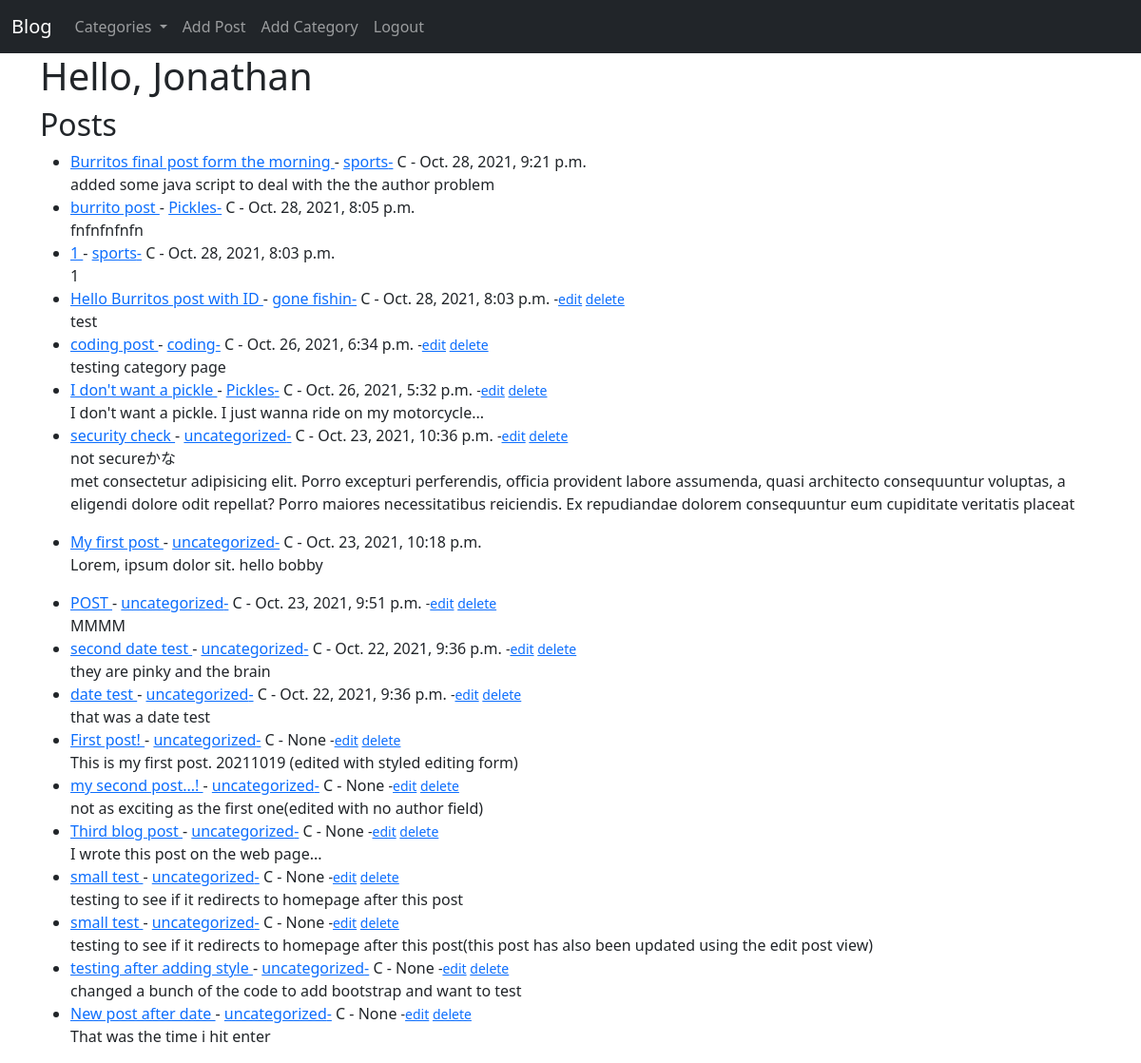
The app's page / (signed in) with its own data.
### theblog/models.py (models this page shows, shortened)
class Post(models.Model):
    title = models.CharField(max_length=255)
    title_tag = models.CharField(max_length=255)
    author = models.ForeignKey(User, on_delete=models.CASCADE)
    category = models.CharField(max_length=255, default='uncategorized')
    body = models.TextField()
    publication_date = models.DateTimeField(auto_now_add=True)
    likes = models.ManyToManyField(User, related_name='blog_posts')

### theblog/views.py (the view)
# urls.py: path('', HomeView.as_view(), name = 'home'),
class HomeView(ListView):
    model = Post
    template_name = 'home.html'
    ordering = ['-publication_date']
    def get_context_data(self, *args, **kwargs):
        cat_menu = Category.objects.all()
        context = super(HomeView, self).get_context_data(*args, **kwargs)
        context["cat_menu"] = cat_menu
        return context

### theblog/models.py (called while the page is built)
    def __str__(self):
        return self.name

### theblog/templates/home.html (shortened to what this page needs)
{% extends 'base.html'%}
{% block content %}
<!DOCTYPE html>
<html lang="en">
<head>
</head>
<body>
  {% if user.is_authenticated%}
    <h1>Hello, {{user.first_name}}</h1>
  {%endif%}
    <h2>Posts</h2>
<ul>
{% for post in object_list %}
  <li>
    <a href="{%url 'article-detail' post.pk%}">{{post.title}} </a> -
    <a href="{% url 'category' post.category %}">{{post.category}}-</a>
    C -
    {{ post.publication_date}}
    {% if user.is_authenticated%}
      {% if user.id == post.author.id%}
        <small>
          -<a href="{%url 'update_post' post.pk%}">edit</a>
          <a href="{%url 'delete_post' post.pk%}">delete</a>
        </small>
      {% endif%}
    {% endif %}
<br>
    {{ post.body|slice:":300"|safe}}</li>
  {% endfor %}
</ul>
</body>
</html>
{% endblock %}

### records on screen
Post: title "Burritos final post form the morning", category "sports", publication_date "Oct. 28, 2021, 9:21 p.m.", body "added some java script to deal with the the author problem"
Post: title "burrito post", category "Pickles", publication_date "Oct. 28, 2021, 8:05 p.m.", body "fnfnfnfnfn"
Post: title "1", category "sports", publication_date "Oct. 28, 2021, 8:03 p.m.", body "1"
Post: title "Hello Burritos post with ID", category "gone fishin", publication_date "Oct. 28, 2021, 8:03 p.m.", shows "edit", body "test"
Post: title "coding post", category "coding", publication_date "Oct. 26, 2021, 6:34 p.m.", shows "edit", body "testing category page"
Post: title "I don't want a pickle", category "Pickles", publication_date "Oct. 26, 2021, 5:32 p.m.", shows "edit", body "I don't want a pickle. I just wanna ride on my motorcycle..."
Post: title "security check", category "uncategorized", publication_date "Oct. 23, 2021, 10:36 p.m.", shows "edit", body "not secureかな met consectetur adipisicing elit. Porro excepturi perferendis, officia provident labore assumenda, quasi architecto consequuntur voluptas, a eligendi dolore odit repellat? Porro maiores necessitatibus reiciendis. Ex repudiandae dolorem consequuntur eum cupiditate veritatis placeat"
Post: title "My first post", category "uncategorized", publication_date "Oct. 23, 2021, 10:18 p.m.", body "Lorem, ipsum dolor sit. hello bobby"
Post: title "POST", category "uncategorized", publication_date "Oct. 23, 2021, 9:51 p.m.", shows "edit", body "MMMM"
Post: title "second date test", category "uncategorized", publication_date "Oct. 22, 2021, 9:36 p.m.", shows "edit", body "they are pinky and the brain"
Post: title "date test", category "uncategorized", publication_date "Oct. 22, 2021, 9:36 p.m.", shows "edit", body "that was a date test"
Post: title "First post!", category "uncategorized", publication_date "None", shows "edit", body "This is my first post. 20211019 (edited with styled editing form)"
Post: title "my second post...!", category "uncategorized", publication_date "None", shows "edit", body "not as exciting as the first one(edited with no author field)"
Post: title "Third blog post", category "uncategorized", publication_date "None", shows "edit", body "I wrote this post on the web page..."
Post: title "small test", category "uncategorized", publication_date "None", shows "edit", body "testing to see if it redirects to homepage after this post"
Post: title "small test", category "uncategorized", publication_date "None", shows "edit", body "testing to see if it redirects to homepage after this post(this post has also been updated using the edit post view)"
Post: title "testing after adding style", category "uncategorized", publication_date "None", shows "edit", body "changed a bunch of the code to add bootstrap and want to test"
Post: title "New post after date", category "uncategorized", publication_date "None", shows "edit", body "That was the time i hit enter"

### other values on screen
{{ user.first_name }} "Jonathan"
